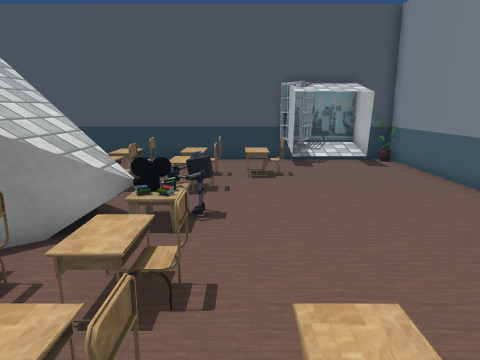
view 1 (above)

12 first-person views from a walk through a scene from a Unity 3-D project. The camera is 1.2 m above the floor, tilts 12° down and sees 70° across. The floor is counted in squares, 0.5 m on a side. Each view is taken from the middle of a square. On the plan, view 1 faces up. The plan holds only what a view shows up to about 20 squares ahead; the rest is blank. The player character is not drawn. Some surface patterns are stand-ins.

view 2
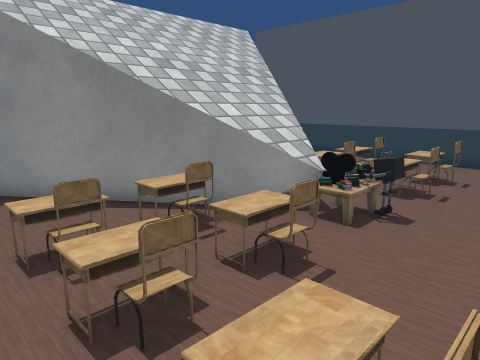

view 3
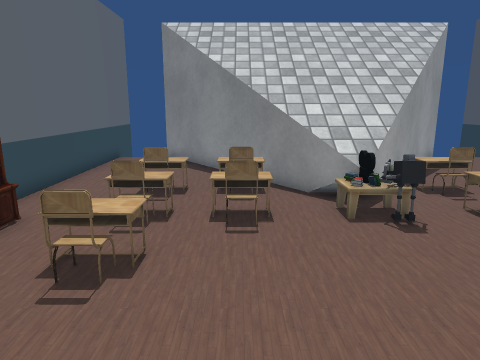

view 4
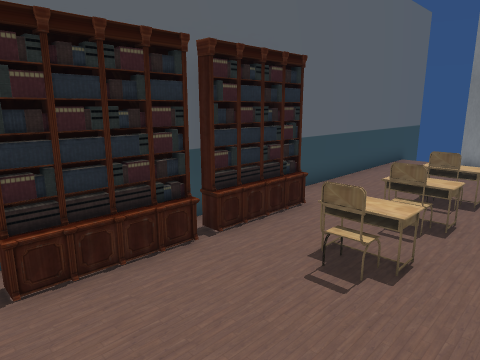

view 5
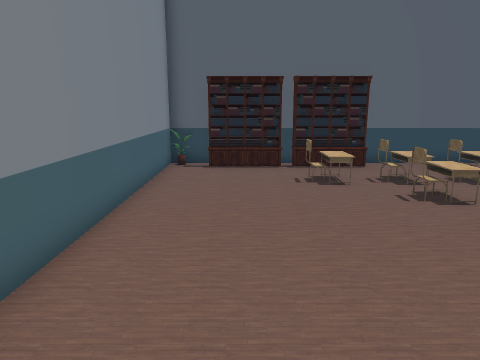

view 6
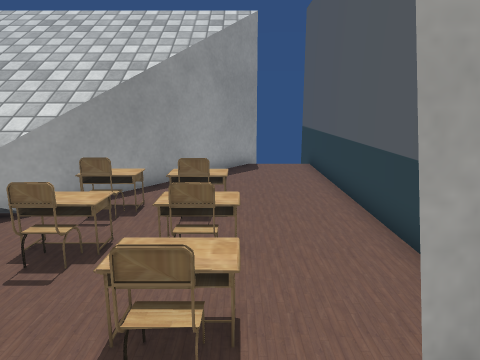

view 7
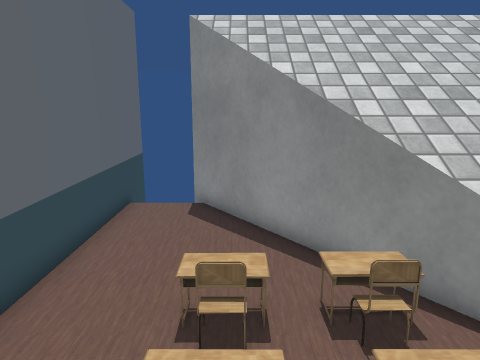

view 8
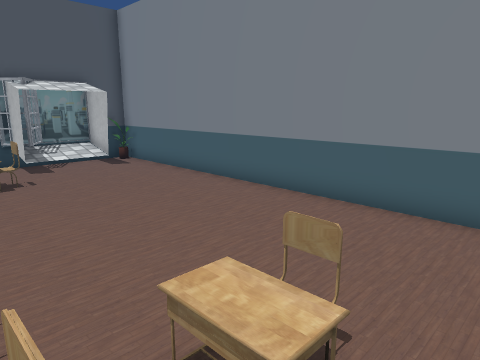

view 9
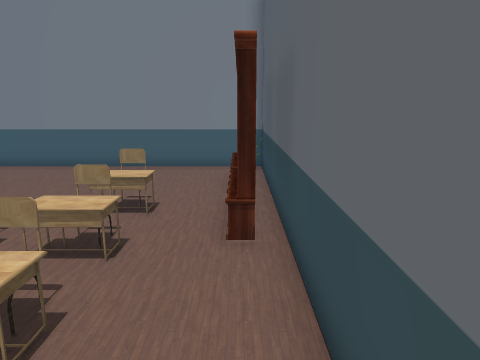

view 10
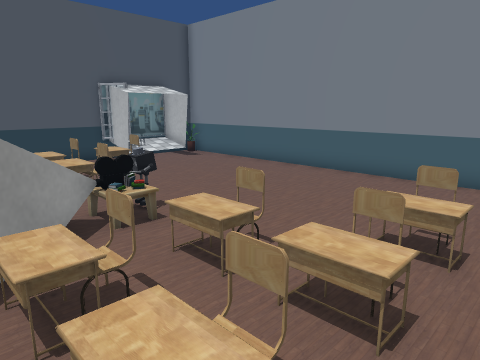

view 11
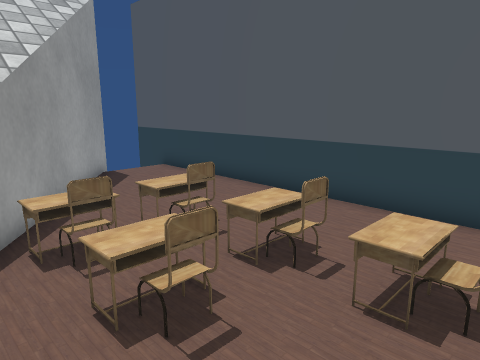

view 12
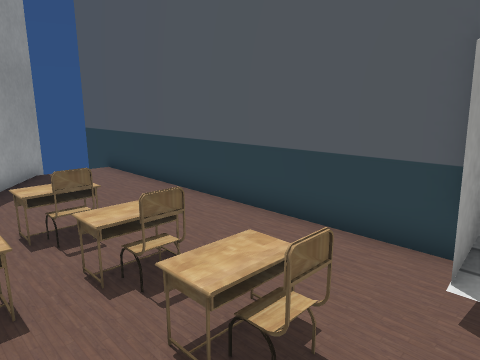

### Floor plan
Key: @ floor where view 1 was taken; # wall or solid block; . floor; / step, stairs or slope; = window, fence, low wall or low ledge; ^ raised ledge; O other object.
Columns run from 11 left of view 1 to 7 right of it. Each row starts with its distance up from view 1.
 16 ###################
 15  ............####.#
 14 O............#  ^.#
 13 OO..........O.....#
 12 OOOO...OOOO.OO....#
 11 OOOOO.............#
 10 OOOOOO.OOOO.......#
  9 OOOOOOOO..........#
  8 OOOOOOOOO.=.......#
  7 OOOOOOOOOO........#
  6 OOOOOOOOO.........#
  5 OOOOOOOO..........#
  4 OOOOOO.OOOO.......#
  3 OOOOO.............#
  2 OOO....OOOO.//....#
  1 OO..........//....#
  0 O..........@......#
 -1  .........OOOOOOO.#
 -2 ###################

Where each view was taken, in squares from view 1:
view 1: 0 up, 0 right, facing up
view 2: 0 up, 2 right, facing up-left
view 3: 4 up, 6 right, facing left
view 4: 4 up, 6 right, facing down-left
view 5: 13 up, 4 right, facing down
view 6: 13 up, 4 right, facing left
view 7: 2 up, 1 right, facing left
view 8: 0 up, 1 left, facing up-right
view 9: 1 down, 7 left, facing right
view 10: 0 up, 5 left, facing up-right
view 11: 8 up, 2 right, facing up-left
view 12: 10 up, 3 right, facing up-left
